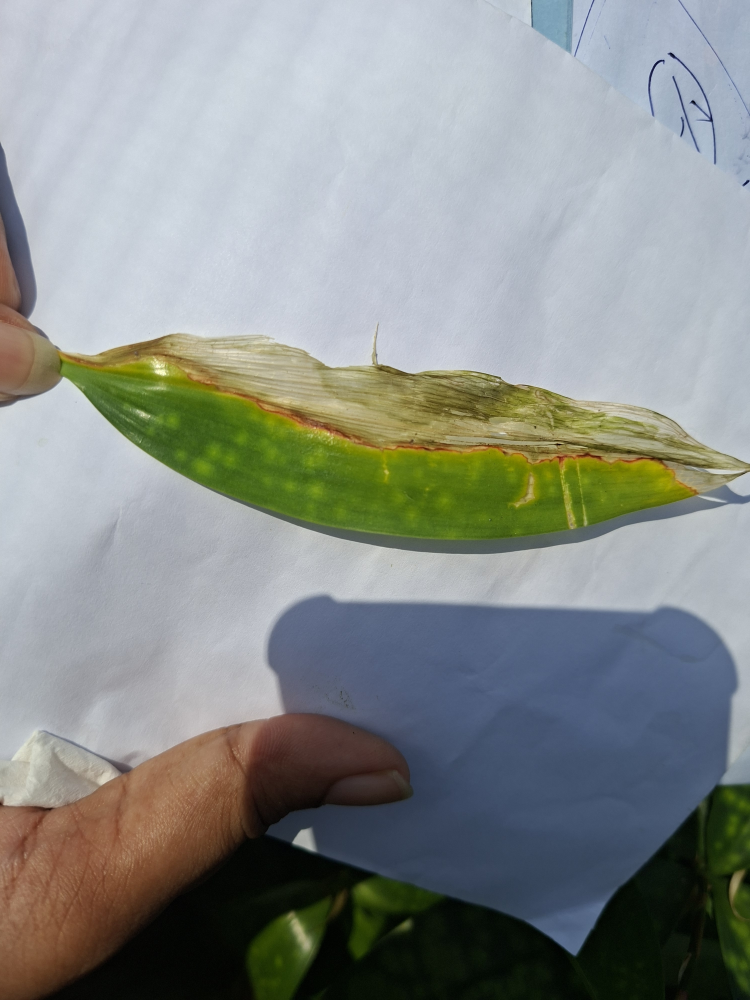
#> input picture data/c2-disease/raw/abiotic/20261001_111900.jpg, 3000 x 4000 px (shown at 1/4 size)
$ python -i automatic_leaf.py   (imports and definitions only)
#> lines starting #> are read from the running program, lines starting #| are printed output that depends on the picture; after the words box and inside, x2 and y2 are one past the last pixel; in counts of white or black regions, pixels touching at a corner belong together
#> further down, picture is the input picture: shape (4000, 3000, 3); mean B, G, R 138, 141.2, 136.4
"""Conservative, untrained P01 OpenCV baseline; never an accepted quality decision."""
from __future__ import annotations

import base64
import io
import warnings

import cv2
import numpy as np
from PIL import Image, ImageOps, UnidentifiedImageError

MAX_UPLOAD_BYTES = 25 * 1024 * 1024
MAX_PIXELS = 60_000_000
MAX_DIMENSION = 10_000
MIN_DIMENSION = 128
PROCESS_MAX = 1400
ALGORITHM_VERSION = "p01-opencv-baseline-v1"


class InvalidImage(ValueError):
    def __init__(self, message: str, status_code: int = 422):
        super().__init__(message)
        self.status_code = status_code


# [31 lines left out: function decode_image, not called in this run]


def vegetation_mask(image, *, saturation=35, excess_green=12):
    """Broad green/yellow selection; no image-coordinate assumptions about orientation."""
#> called with saturation = 35, excess_green = 12
    hsv = cv2.cvtColor(image, cv2.COLOR_BGR2HSV)
#> hsv: shape (4000, 3000, 3); mean H, S, V 84, 71.7, 153.5
    b, g, r = cv2.split(image.astype(np.int16))
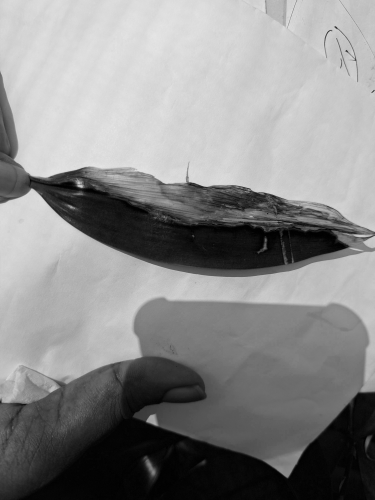
#> b: shape (4000, 3000) int16 (shown at 1/8 size); min 0, max 255, mean 138
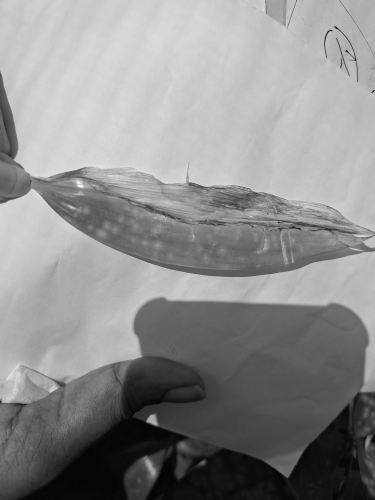
#> g: shape (4000, 3000) int16 (shown at 1/8 size); min 0, max 255, mean 141.2
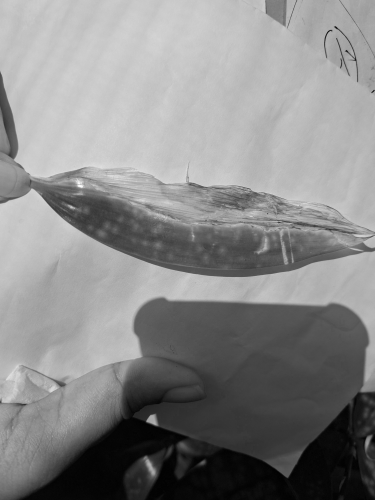
#> r: shape (4000, 3000) int16 (shown at 1/8 size); min 0, max 255, mean 136.4
    green = (hsv[:, :, 0] >= 20) & (hsv[:, :, 0] <= 100)
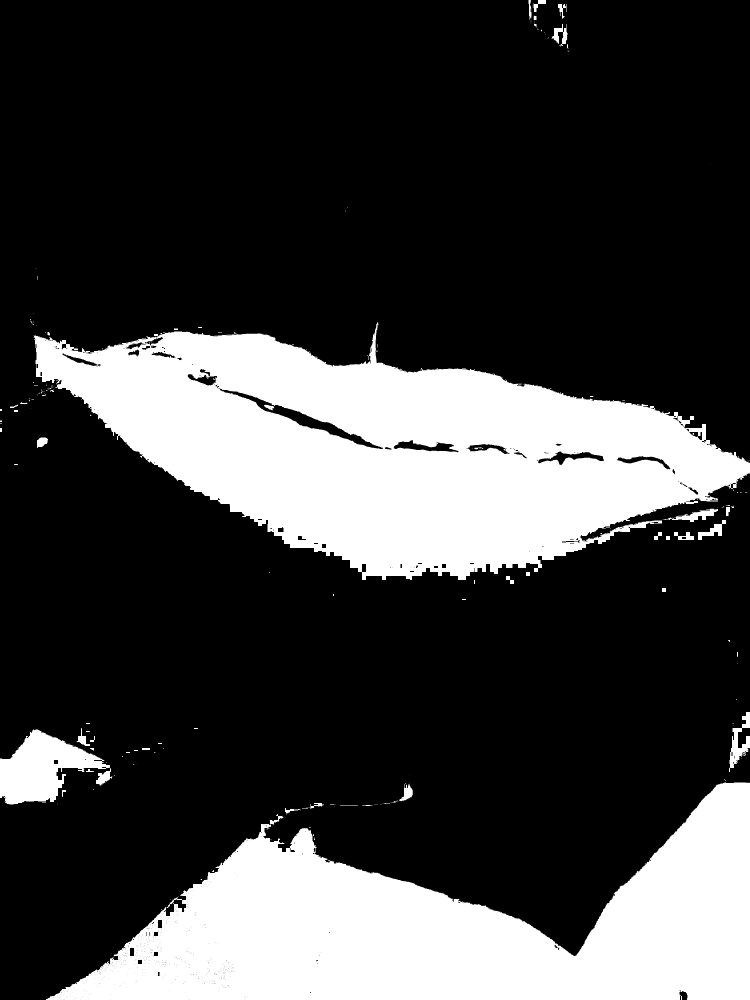
#> green: shape (4000, 3000) bool (shown at 1/4 size); 24.7% white; 342 white regions (250 under 20 px), largest, box (x1, y1, x2, y2) and area: (134, 1289, 3000, 2320) 1601451, (184, 3130, 3000, 4000) 1260049, (0, 2918, 450, 3218) 71685
    green &= (hsv[:, :, 1] >= saturation) & (hsv[:, :, 2] >= 30)
    green &= (2 * g - r - b >= excess_green)
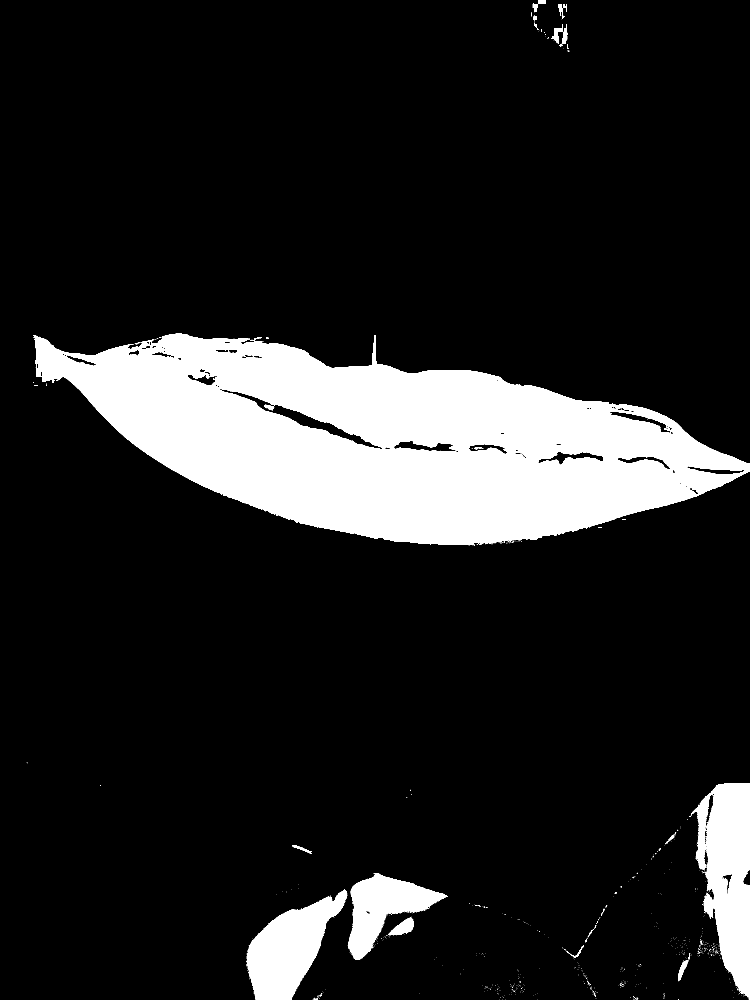
#> green: shape (4000, 3000) bool (shown at 1/4 size); 13.8% white; 1196 white regions (1163 under 20 px), largest, box (x1, y1, x2, y2) and area: (134, 1333, 3000, 2180) 1371322, (2766, 3132, 3000, 3991) 123515, (985, 3558, 1389, 4000) 88875
    mask = green.astype(np.uint8) * 255
    # A single small closing fills variegation holes without discarding small leaves.
    return cv2.morphologyEx(mask, cv2.MORPH_CLOSE, np.ones((3, 3), np.uint8))
#> returned value: shape (4000, 3000); 13.9% white; 659 white regions (617 under 20 px), largest, box (x1, y1, x2, y2) and area: (134, 1333, 3000, 2180) 1373691, (2763, 3132, 3000, 3993) 126170, (985, 3558, 1389, 4000) 89925


# [223 lines left out: functions leaf_regions, _grid_axis, _deskew_grid, detect_grid, analyze_image, not called in this run]

>>> import cv2
>>> picture = cv2.imread('../../data/c2-disease/raw/abiotic/20261001_111900.jpg')
>>> result = vegetation_mask(picture)

$ run again, on data/c2-disease/raw/abiotic/20261001_111903.jpg
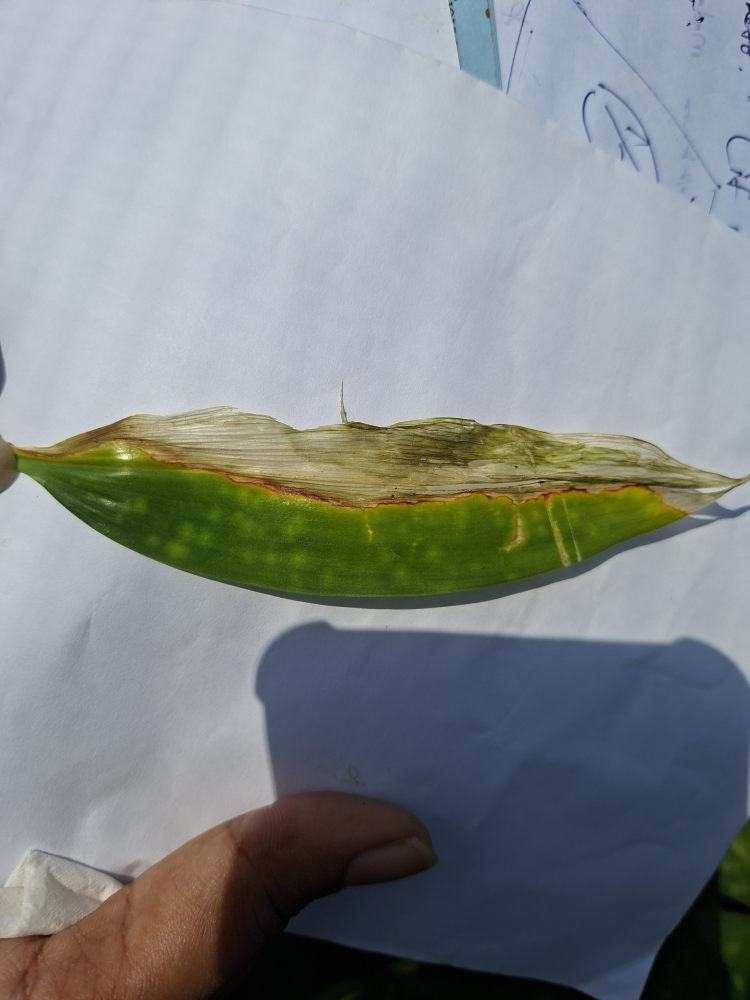
#> input picture data/c2-disease/raw/abiotic/20261001_111903.jpg, 3000 x 4000 px (shown at 1/4 size)
#> picture is the input picture: shape (4000, 3000, 3); mean B, G, R 137.3, 136.7, 131
#> hsv: shape (4000, 3000, 3); mean H, S, V 89.3, 66.2, 149
#> in vegetation_mask, `green = (hsv[:, :, 0] >= 20) & (hsv[:, :, 0] <= 100)`:
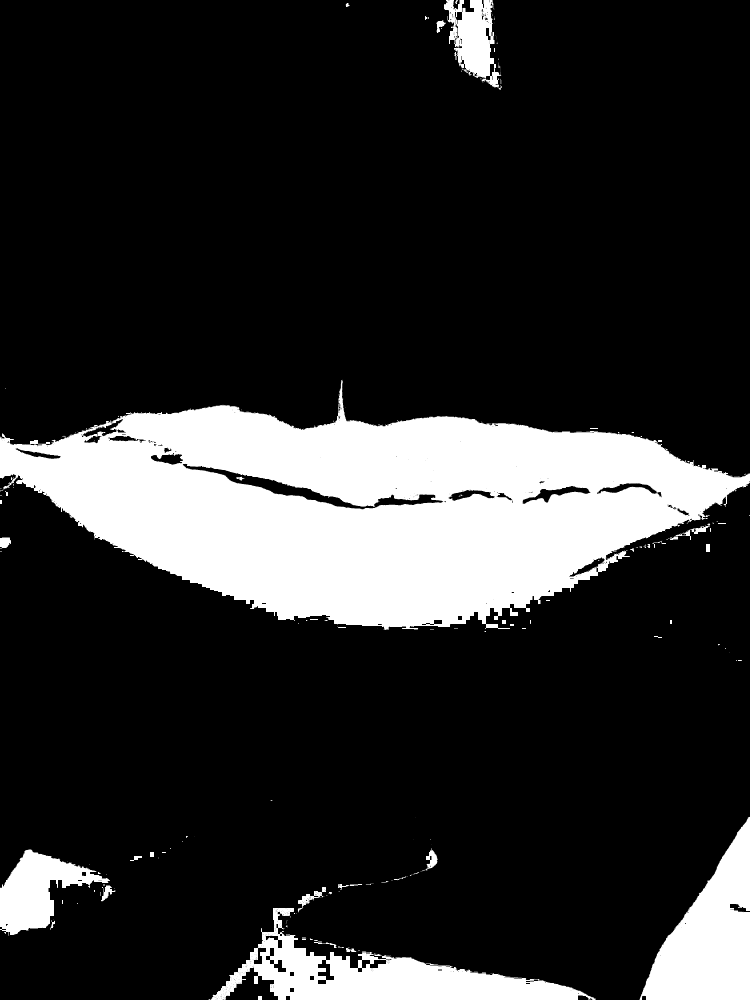
#> green: shape (4000, 3000) bool (shown at 1/4 size); 18% white; 334 white regions (235 under 20 px), largest, box (x1, y1, x2, y2) and area: (0, 1519, 3000, 2520) 1668202, (842, 3632, 2383, 4000) 186873, (2558, 3267, 3000, 4000) 173960
#> in vegetation_mask, `green &= (2 * g - r - b >= excess_green)`:
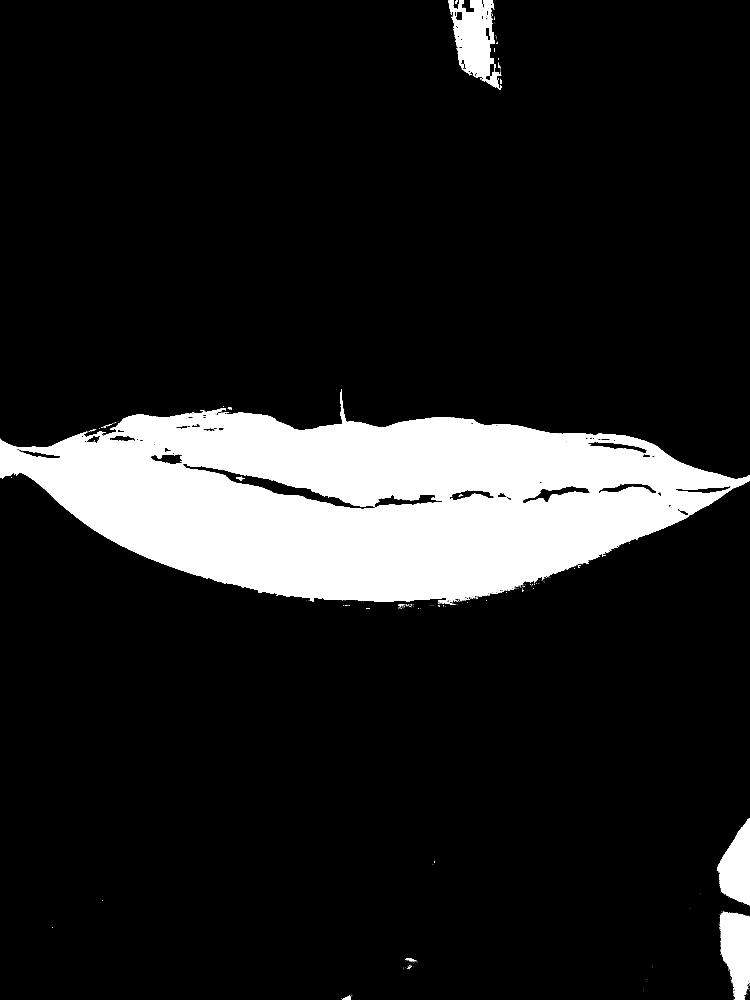
#> green: shape (4000, 3000) bool (shown at 1/4 size); 13.1% white; 602 white regions (577 under 20 px), largest, box (x1, y1, x2, y2) and area: (0, 1558, 3000, 2414) 1469360, (1794, 0, 2007, 359) 40378, (2878, 3646, 3000, 4000) 30938

$ run again, on data/c2-disease/raw/abiotic/20261001_152132.jpg
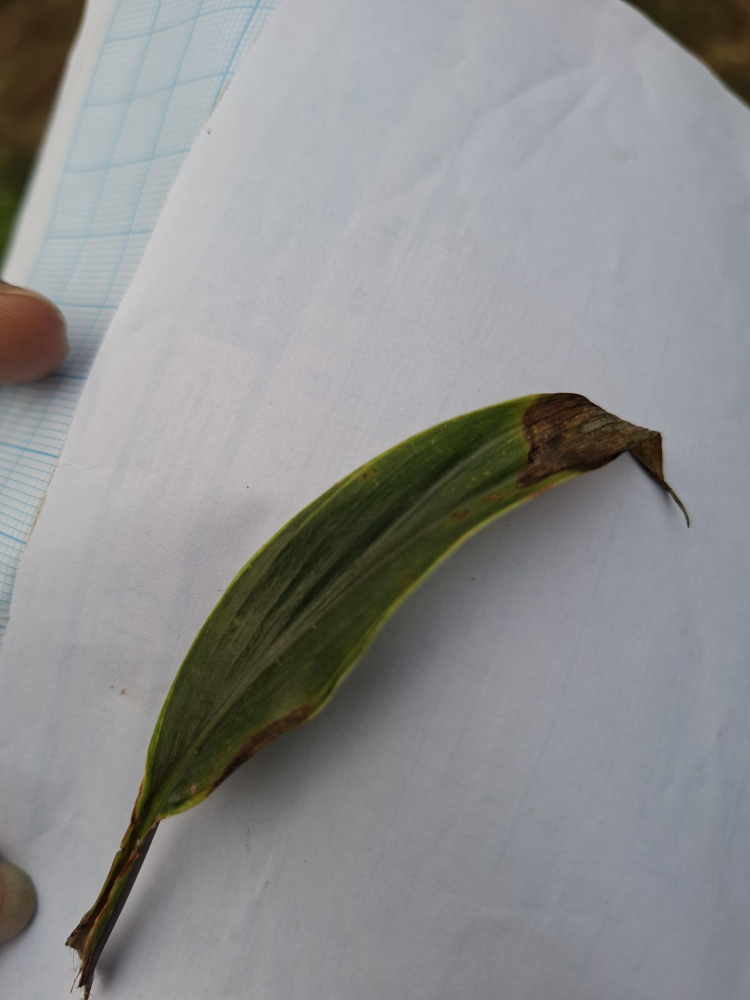
#> input picture data/c2-disease/raw/abiotic/20261001_152132.jpg, 3000 x 4000 px (shown at 1/4 size)
#> picture is the input picture: shape (4000, 3000, 3); mean B, G, R 142.6, 142.1, 141.4
#> hsv: shape (4000, 3000, 3); mean H, S, V 101.1, 29.5, 147.5
#> in vegetation_mask, `green = (hsv[:, :, 0] >= 20) & (hsv[:, :, 0] <= 100)`:
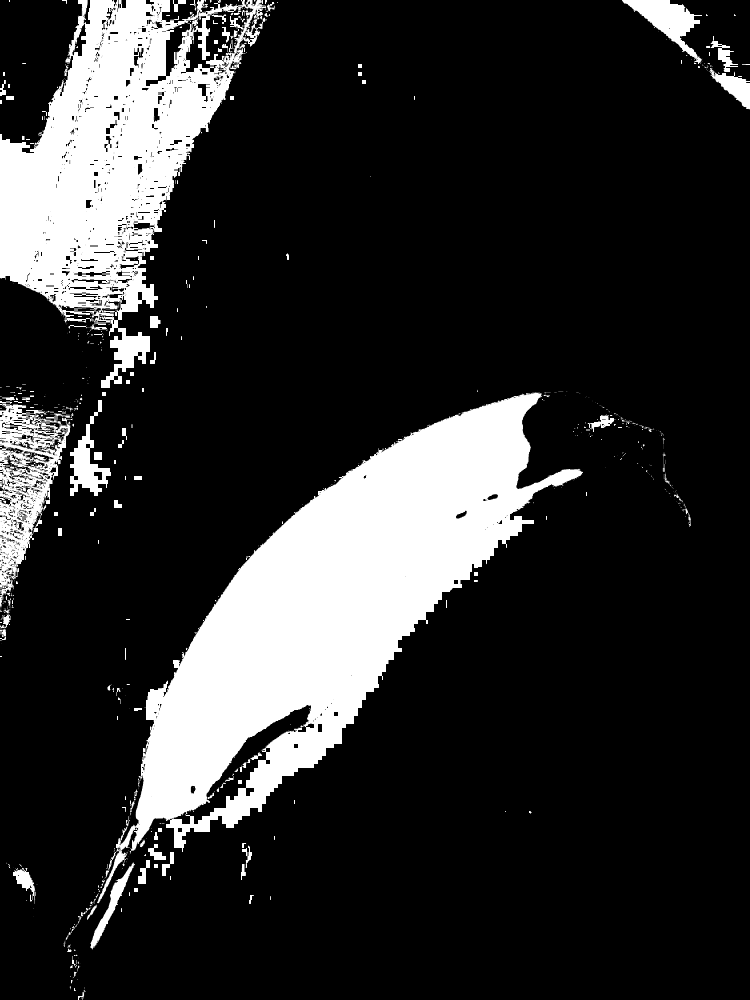
#> green: shape (4000, 3000) bool (shown at 1/4 size); 18.2% white; 1209 white regions (890 under 20 px), largest, box (x1, y1, x2, y2) and area: (388, 1570, 2332, 3613) 1230555, (0, 0, 1064, 1552) 719160, (0, 1614, 282, 2430) 92261
#> in vegetation_mask, `green &= (2 * g - r - b >= excess_green)`:
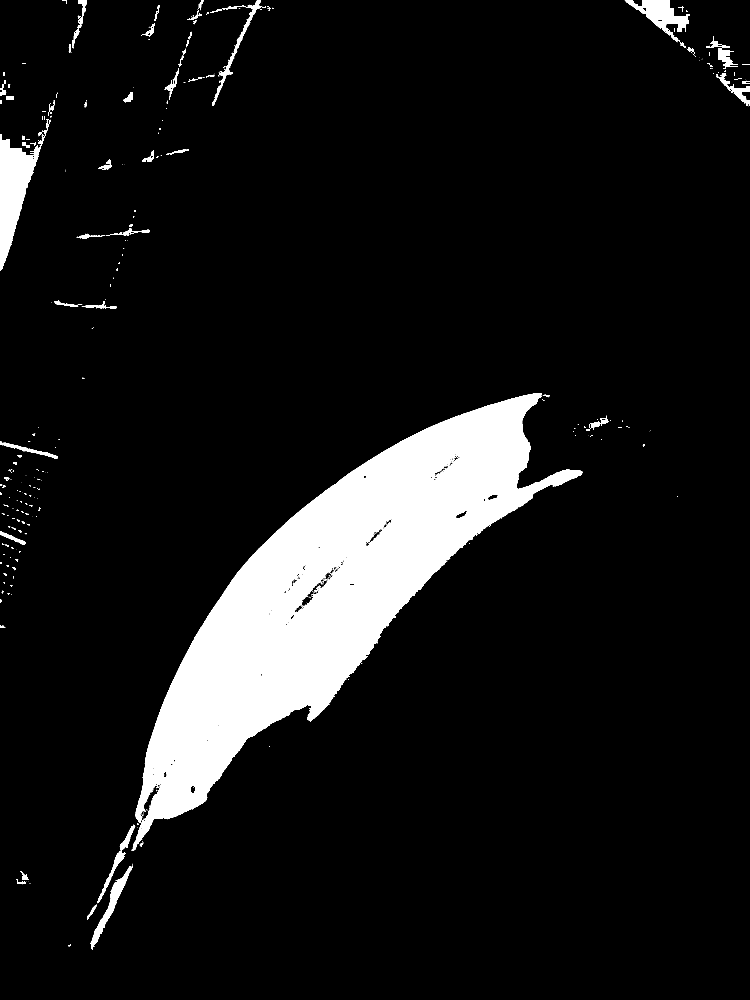
#> green: shape (4000, 3000) bool (shown at 1/4 size); 9.2% white; 821 white regions (664 under 20 px), largest, box (x1, y1, x2, y2) and area: (526, 1574, 2332, 3404) 989637, (0, 536, 178, 1084) 42207, (2502, 0, 2760, 168) 15710
